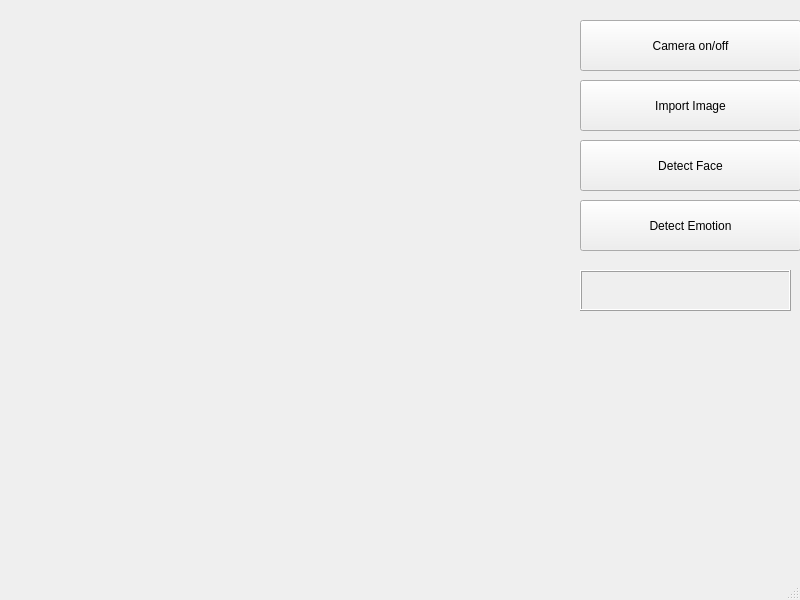
<?xml version="1.0" encoding="UTF-8"?>
<ui version="4.0">
 <class>MainWindow</class>
 <widget class="QMainWindow" name="MainWindow">
  <property name="geometry">
   <rect>
    <x>0</x>
    <y>0</y>
    <width>800</width>
    <height>600</height>
   </rect>
  </property>
  <property name="windowTitle">
   <string>MainWindow</string>
  </property>
  <widget class="QWidget" name="centralwidget">
   <property name="sizePolicy">
    <sizepolicy hsizetype="Expanding" vsizetype="Expanding">
     <horstretch>0</horstretch>
     <verstretch>0</verstretch>
    </sizepolicy>
   </property>
   <widget class="QPushButton" name="cameraOnOffBut">
    <property name="geometry">
     <rect>
      <x>580</x>
      <y>20</y>
      <width>221</width>
      <height>51</height>
     </rect>
    </property>
    <property name="text">
     <string>Camera on/off</string>
    </property>
   </widget>
   <widget class="QPushButton" name="selectImage">
    <property name="geometry">
     <rect>
      <x>580</x>
      <y>80</y>
      <width>221</width>
      <height>51</height>
     </rect>
    </property>
    <property name="text">
     <string>Import Image</string>
    </property>
   </widget>
   <widget class="QPushButton" name="detectEmotion">
    <property name="geometry">
     <rect>
      <x>580</x>
      <y>200</y>
      <width>221</width>
      <height>51</height>
     </rect>
    </property>
    <property name="text">
     <string>Detect Emotion</string>
    </property>
   </widget>
   <widget class="QPushButton" name="detectFace">
    <property name="geometry">
     <rect>
      <x>580</x>
      <y>140</y>
      <width>221</width>
      <height>51</height>
     </rect>
    </property>
    <property name="text">
     <string>Detect Face</string>
    </property>
   </widget>
   <widget class="QLabel" name="cameraLabel">
    <property name="geometry">
     <rect>
      <x>0</x>
      <y>0</y>
      <width>511</width>
      <height>571</height>
     </rect>
    </property>
    <property name="text">
     <string/>
    </property>
   </widget>
   <widget class="QLabel" name="emotionLabel">
    <property name="geometry">
     <rect>
      <x>580</x>
      <y>270</y>
      <width>211</width>
      <height>41</height>
     </rect>
    </property>
    <property name="font">
     <font>
      <pointsize>19</pointsize>
      <bold>true</bold>
     </font>
    </property>
    <property name="autoFillBackground">
     <bool>true</bool>
    </property>
    <property name="frameShape">
     <enum>QFrame::Box</enum>
    </property>
    <property name="frameShadow">
     <enum>QFrame::Raised</enum>
    </property>
    <property name="text">
     <string/>
    </property>
    <property name="alignment">
     <set>Qt::AlignCenter</set>
    </property>
    <property name="wordWrap">
     <bool>true</bool>
    </property>
   </widget>
  </widget>
  <widget class="QMenuBar" name="menubar">
   <property name="geometry">
    <rect>
     <x>0</x>
     <y>0</y>
     <width>800</width>
     <height>22</height>
    </rect>
   </property>
  </widget>
  <widget class="QStatusBar" name="statusbar"/>
 </widget>
 <resources/>
 <connections/>
</ui>
